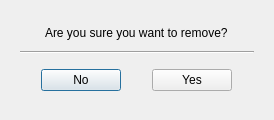
<?xml version="1.0" encoding="UTF-8"?>
<ui version="4.0">
 <class>ConfirmDialog</class>
 <widget class="QDialog" name="ConfirmDialog">
  <property name="geometry">
   <rect>
    <x>0</x>
    <y>0</y>
    <width>274</width>
    <height>120</height>
   </rect>
  </property>
  <property name="windowTitle">
   <string>Dialog</string>
  </property>
  <layout class="QVBoxLayout" name="verticalLayout_2">
   <item>
    <widget class="QWidget" name="ConfirmWidget" native="true">
     <layout class="QVBoxLayout" name="verticalLayout">
      <item alignment="Qt::AlignHCenter">
       <widget class="QLabel" name="ConfirmLabel">
        <property name="text">
         <string>Are you sure you want to remove?</string>
        </property>
       </widget>
      </item>
      <item>
       <widget class="Line" name="ConfirmSeparator">
        <property name="orientation">
         <enum>Qt::Horizontal</enum>
        </property>
       </widget>
      </item>
      <item>
       <widget class="QWidget" name="ConfirmButtonWidget" native="true">
        <layout class="QHBoxLayout" name="horizontalLayout">
         <item alignment="Qt::AlignHCenter|Qt::AlignVCenter">
          <widget class="QPushButton" name="ConfirmNoButton">
           <property name="text">
            <string>No</string>
           </property>
          </widget>
         </item>
         <item alignment="Qt::AlignHCenter|Qt::AlignVCenter">
          <widget class="QPushButton" name="ConfirmYesButton">
           <property name="text">
            <string>Yes</string>
           </property>
          </widget>
         </item>
        </layout>
       </widget>
      </item>
     </layout>
    </widget>
   </item>
  </layout>
 </widget>
 <resources/>
 <connections/>
</ui>
